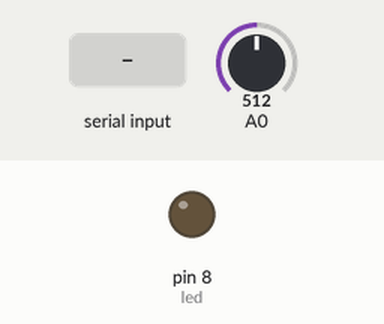
Bench run of a sketch on a simulated Arduino Uno, built with avr-gcc and run on an emulated ATmega328P. On the bench: output pins drawn as LEDs (lit = HIGH). The inputs (shaded band) are chosen by the test bench; at power-on: A0 = 512. What the sketch prints to the serial monitor is not drawn.

Above: at 1.2 s.
1.3 s: "90,45\n" received over Serial
At 3.4 s:
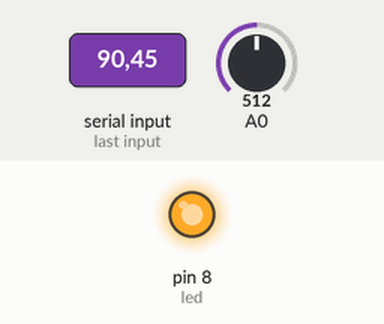
3.8 s: A0 set to 100
5.3 s: A0 set to 84
At 6.5 s:
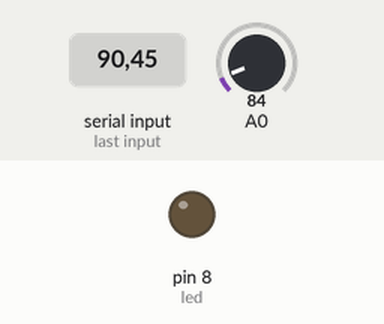
6.8 s: A0 set to 122
At 7.8 s:
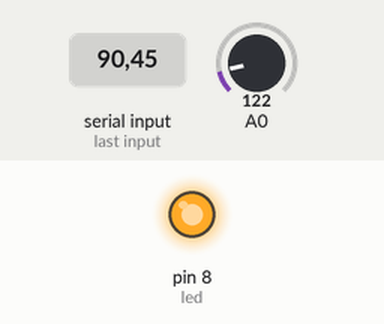
Timing chart, 0 to 9.3 s (numbered marks = the images above; inputs shaded):
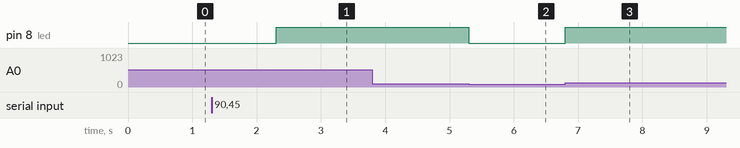

The sketch:

Ejercicio_practico3.ino
```cpp
/*
 * Universidad Tecnica del norte
 * FICA-CIERCOM
 * Christofer Macas
 * Realizar un programa que por comunicación serial se ingrese
   el límite de lectura del conversor análogo digital (0-1024) si el valor del conversor
   supera dicho valor, se enciende un led.
*/

float valor;  //Variable para el conversor analogo digital
String dato;  //Variable de lectura de datos
int valorM;   //Variable para la conversion a entero
int led = 8;
boolean bandera = true;   //Variable para imprimir una sola vez

void setup() {
  Serial.begin(9600);     //Iniciamos la Comunicación serial
  pinMode(led, OUTPUT);   //Pin 8 en salida
  Serial.println("Ingrese el valor maximo");

}

void loop() {

  rango();
  if (valorM < 1023) {    //Condición para no superar el rango máximo del conversor analogo
    bandera = true;      //Variable para la impresion
    if (valorM > 0) {    //Condición para la ejecucion del codigo
      valor = (analogRead(0));
      if (valor > valorM ) {      //Condiciónestablecida en el ejercicio
        digitalWrite(led, HIGH);
        rango();
      } else {
        digitalWrite(led, LOW);
      }
    }
  } else {
    if (bandera == true) {          //Impresion del mensaje si se supera el rango e ingreso de un nuevo valor
      Serial.println("Supera el rango");
      Serial.println("Ingrese nuevamente el rango");
      bandera = false;
    }
    rango();
  }
}

void rango() {              //Metodo para recibir un nuevo valor

  if (Serial.available() > 0) {
    dato = Serial.readString();
    valorM = dato.toInt();
  }
}
```

Measured:
- the behaviour switches between 91 and 90 on A0 (found by bisection; images 1 and 2)
- after the input at 1.3 s, pin 8 (led): LOW → HIGH after 1.0 s
- after the input at 3.8 s, every drawn part: stays the same
- after the input at 5.3 s, pin 8 (led): HIGH → LOW at once
- after the input at 6.8 s, pin 8 (led): LOW → HIGH at once
